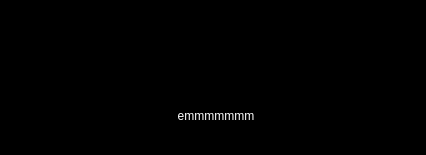
<?xml version="1.0" encoding="UTF-8"?>
<ui version="4.0">
 <class>Loading</class>
 <widget class="QDialog" name="Loading">
  <property name="geometry">
   <rect>
    <x>0</x>
    <y>0</y>
    <width>426</width>
    <height>155</height>
   </rect>
  </property>
  <property name="minimumSize">
   <size>
    <width>426</width>
    <height>155</height>
   </size>
  </property>
  <property name="maximumSize">
   <size>
    <width>426</width>
    <height>155</height>
   </size>
  </property>
  <property name="windowTitle">
   <string>提示</string>
  </property>
  <property name="styleSheet">
   <string notr="true">background-color: rgb(0, 0, 0);</string>
  </property>
  <layout class="QVBoxLayout" name="verticalLayout">
   <item>
    <layout class="QFormLayout" name="formLayout">
     <item row="1" column="1">
      <spacer name="verticalSpacer">
       <property name="orientation">
        <enum>Qt::Vertical</enum>
       </property>
       <property name="sizeHint" stdset="0">
        <size>
         <width>20</width>
         <height>40</height>
        </size>
       </property>
      </spacer>
     </item>
     <item row="2" column="1">
      <widget class="QLabel" name="msg">
       <property name="layoutDirection">
        <enum>Qt::LeftToRight</enum>
       </property>
       <property name="styleSheet">
        <string notr="true">font: 75 16pt &quot;Arial&quot;;
color: rgb(255, 255, 255);</string>
       </property>
       <property name="text">
        <string>emmmmmmm</string>
       </property>
       <property name="alignment">
        <set>Qt::AlignCenter</set>
       </property>
      </widget>
     </item>
     <item row="3" column="1">
      <layout class="QHBoxLayout" name="horizontalLayout_3">
       <item>
        <widget class="QRadioButton" name="radioButton1">
         <property name="layoutDirection">
          <enum>Qt::RightToLeft</enum>
         </property>
         <property name="text">
          <string/>
         </property>
        </widget>
       </item>
       <item>
        <widget class="QRadioButton" name="radioButton2">
         <property name="autoFillBackground">
          <bool>false</bool>
         </property>
         <property name="styleSheet">
          <string notr="true">selection-background-color: rgb(255, 0, 0);</string>
         </property>
         <property name="text">
          <string/>
         </property>
         <property name="checked">
          <bool>true</bool>
         </property>
        </widget>
       </item>
      </layout>
     </item>
    </layout>
   </item>
  </layout>
 </widget>
 <resources/>
 <connections/>
</ui>
